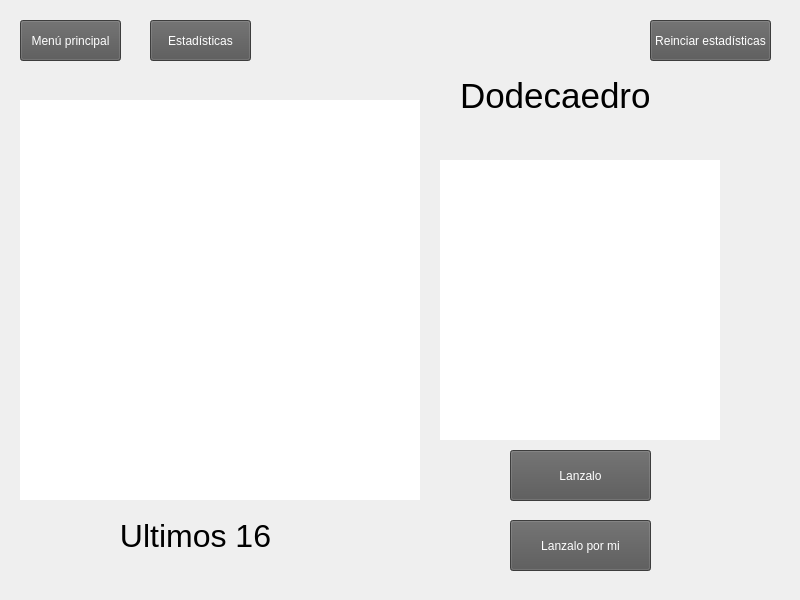
<?xml version="1.0" encoding="UTF-8"?>
<ui version="4.0">
 <class>MainWindow</class>
 <widget class="QMainWindow" name="MainWindow">
  <property name="geometry">
   <rect>
    <x>0</x>
    <y>0</y>
    <width>800</width>
    <height>600</height>
   </rect>
  </property>
  <property name="windowTitle">
   <string>Dado - Dodecaedro</string>
  </property>
  <property name="windowIcon">
   <iconset>
    <normaloff>Proyecto2n/Recursos/img/logo.png</normaloff>Proyecto2n/Recursos/img/logo.png</iconset>
  </property>
  <property name="styleSheet">
   <string notr="true">background-image: url(Proyecto2n/Recursos/img/fondoelemento.png);
background-repeat: no-repeat;</string>
  </property>
  <widget class="QWidget" name="centralwidget">
   <widget class="QLabel" name="label">
    <property name="geometry">
     <rect>
      <x>460</x>
      <y>50</y>
      <width>201</width>
      <height>91</height>
     </rect>
    </property>
    <property name="font">
     <font>
      <pointsize>26</pointsize>
     </font>
    </property>
    <property name="text">
     <string>Dodecaedro</string>
    </property>
   </widget>
   <widget class="QGraphicsView" name="pbdode">
    <property name="geometry">
     <rect>
      <x>440</x>
      <y>160</y>
      <width>280</width>
      <height>280</height>
     </rect>
    </property>
    <property name="styleSheet">
     <string notr="true">background-image: url(Proyecto2n/Recursos/img/dode/plantilla.png);
 border-style: none;
background-repeat: no-repeat;</string>
    </property>
   </widget>
   <widget class="QPushButton" name="btnlanza">
    <property name="geometry">
     <rect>
      <x>510</x>
      <y>450</y>
      <width>141</width>
      <height>51</height>
     </rect>
    </property>
    <property name="cursor">
     <cursorShape>PointingHandCursor</cursorShape>
    </property>
    <property name="styleSheet">
     <string notr="true">background-image: url();
background-color: #555555;
color: #FFFFFF;</string>
    </property>
    <property name="text">
     <string>Lanzalo</string>
    </property>
   </widget>
   <widget class="QPushButton" name="btnhome">
    <property name="geometry">
     <rect>
      <x>20</x>
      <y>20</y>
      <width>101</width>
      <height>41</height>
     </rect>
    </property>
    <property name="cursor">
     <cursorShape>PointingHandCursor</cursorShape>
    </property>
    <property name="styleSheet">
     <string notr="true">background-image: url();
background-color: #555555;
color: #FFFFFF;</string>
    </property>
    <property name="text">
     <string>Menú principal</string>
    </property>
   </widget>
   <widget class="QGraphicsView" name="pb5">
    <property name="geometry">
     <rect>
      <x>50</x>
      <y>240</y>
      <width>71</width>
      <height>71</height>
     </rect>
    </property>
    <property name="styleSheet">
     <string notr="true">background-image: url(Proyecto2n/Recursos/img/moneda/iniciop.png);
 border-style: none;
background-repeat: no-repeat;</string>
    </property>
   </widget>
   <widget class="QGraphicsView" name="pb11">
    <property name="geometry">
     <rect>
      <x>210</x>
      <y>320</y>
      <width>71</width>
      <height>71</height>
     </rect>
    </property>
    <property name="styleSheet">
     <string notr="true">background-image: url(Proyecto2n/Recursos/img/moneda/iniciop.png);
 border-style: none;
background-repeat: no-repeat;</string>
    </property>
   </widget>
   <widget class="QGraphicsView" name="pb8">
    <property name="geometry">
     <rect>
      <x>290</x>
      <y>240</y>
      <width>71</width>
      <height>71</height>
     </rect>
    </property>
    <property name="styleSheet">
     <string notr="true">background-image: url(Proyecto2n/Recursos/img/moneda/iniciop.png);
 border-style: none;
background-repeat: no-repeat;</string>
    </property>
   </widget>
   <widget class="QGraphicsView" name="pb4">
    <property name="geometry">
     <rect>
      <x>290</x>
      <y>160</y>
      <width>71</width>
      <height>71</height>
     </rect>
    </property>
    <property name="styleSheet">
     <string notr="true">background-image: url(Proyecto2n/Recursos/img/moneda/iniciop.png);
 border-style: none;
background-repeat: no-repeat;</string>
    </property>
   </widget>
   <widget class="QGraphicsView" name="pb1">
    <property name="geometry">
     <rect>
      <x>50</x>
      <y>160</y>
      <width>71</width>
      <height>71</height>
     </rect>
    </property>
    <property name="styleSheet">
     <string notr="true">background-image: url(Proyecto2n/Recursos/img/moneda/iniciop.png);
 border-style: none;
background-repeat: no-repeat;</string>
    </property>
   </widget>
   <widget class="QGraphicsView" name="pb15">
    <property name="geometry">
     <rect>
      <x>210</x>
      <y>400</y>
      <width>71</width>
      <height>71</height>
     </rect>
    </property>
    <property name="styleSheet">
     <string notr="true">background-image: url(Proyecto2n/Recursos/img/moneda/iniciop.png);
 border-style: none;
background-repeat: no-repeat;</string>
    </property>
   </widget>
   <widget class="QLabel" name="label_2">
    <property name="geometry">
     <rect>
      <x>0</x>
      <y>490</y>
      <width>391</width>
      <height>91</height>
     </rect>
    </property>
    <property name="font">
     <font>
      <pointsize>24</pointsize>
     </font>
    </property>
    <property name="layoutDirection">
     <enum>Qt::LeftToRight</enum>
    </property>
    <property name="text">
     <string>Ultimos 16</string>
    </property>
    <property name="alignment">
     <set>Qt::AlignCenter</set>
    </property>
   </widget>
   <widget class="QGraphicsView" name="pb14">
    <property name="geometry">
     <rect>
      <x>130</x>
      <y>400</y>
      <width>71</width>
      <height>71</height>
     </rect>
    </property>
    <property name="styleSheet">
     <string notr="true">background-image: url(Proyecto2n/Recursos/img/moneda/iniciop.png);
 border-style: none;
background-repeat: no-repeat;</string>
    </property>
   </widget>
   <widget class="QGraphicsView" name="pb3">
    <property name="geometry">
     <rect>
      <x>210</x>
      <y>160</y>
      <width>71</width>
      <height>71</height>
     </rect>
    </property>
    <property name="styleSheet">
     <string notr="true">background-image: url(Proyecto2n/Recursos/img/moneda/iniciop.png);
 border-style: none;
background-repeat: no-repeat;</string>
    </property>
   </widget>
   <widget class="QGraphicsView" name="pb13">
    <property name="geometry">
     <rect>
      <x>50</x>
      <y>400</y>
      <width>71</width>
      <height>71</height>
     </rect>
    </property>
    <property name="styleSheet">
     <string notr="true">background-image: url(Proyecto2n/Recursos/img/moneda/iniciop.png);
 border-style: none;
background-repeat: no-repeat;</string>
    </property>
   </widget>
   <widget class="QGraphicsView" name="pb16">
    <property name="geometry">
     <rect>
      <x>290</x>
      <y>400</y>
      <width>71</width>
      <height>71</height>
     </rect>
    </property>
    <property name="styleSheet">
     <string notr="true">background-image: url(Proyecto2n/Recursos/img/moneda/iniciop.png);
 border-style: none;
background-repeat: no-repeat;</string>
    </property>
   </widget>
   <widget class="QGraphicsView" name="pb7">
    <property name="geometry">
     <rect>
      <x>210</x>
      <y>240</y>
      <width>71</width>
      <height>71</height>
     </rect>
    </property>
    <property name="styleSheet">
     <string notr="true">background-image: url(Proyecto2n/Recursos/img/moneda/iniciop.png);
 border-style: none;
background-repeat: no-repeat;</string>
    </property>
   </widget>
   <widget class="QGraphicsView" name="pb2">
    <property name="geometry">
     <rect>
      <x>130</x>
      <y>160</y>
      <width>71</width>
      <height>71</height>
     </rect>
    </property>
    <property name="styleSheet">
     <string notr="true">background-image: url(Proyecto2n/Recursos/img/moneda/iniciop.png);
 border-style: none;
background-repeat: no-repeat;
</string>
    </property>
   </widget>
   <widget class="QGraphicsView" name="graphicsView">
    <property name="geometry">
     <rect>
      <x>20</x>
      <y>100</y>
      <width>400</width>
      <height>400</height>
     </rect>
    </property>
    <property name="styleSheet">
     <string notr="true">background-image: url(Proyecto2n/Recursos/img/tapete.png);
background-repeat: no-repeat;
border-style: none;
background-size: 80px 60px;</string>
    </property>
   </widget>
   <widget class="QGraphicsView" name="pb9">
    <property name="geometry">
     <rect>
      <x>50</x>
      <y>320</y>
      <width>71</width>
      <height>71</height>
     </rect>
    </property>
    <property name="styleSheet">
     <string notr="true">background-image: url(Proyecto2n/Recursos/img/moneda/iniciop.png);
 border-style: none;
background-repeat: no-repeat;</string>
    </property>
   </widget>
   <widget class="QGraphicsView" name="pb10">
    <property name="geometry">
     <rect>
      <x>130</x>
      <y>320</y>
      <width>71</width>
      <height>71</height>
     </rect>
    </property>
    <property name="styleSheet">
     <string notr="true">background-image: url(Proyecto2n/Recursos/img/moneda/iniciop.png);
 border-style: none;
background-repeat: no-repeat;</string>
    </property>
   </widget>
   <widget class="QGraphicsView" name="pb6">
    <property name="geometry">
     <rect>
      <x>130</x>
      <y>240</y>
      <width>71</width>
      <height>71</height>
     </rect>
    </property>
    <property name="styleSheet">
     <string notr="true">background-image: url(Proyecto2n/Recursos/img/moneda/iniciop.png);
 border-style: none;
background-repeat: no-repeat;</string>
    </property>
   </widget>
   <widget class="QGraphicsView" name="pb12">
    <property name="geometry">
     <rect>
      <x>290</x>
      <y>320</y>
      <width>71</width>
      <height>71</height>
     </rect>
    </property>
    <property name="styleSheet">
     <string notr="true">background-image: url(Proyecto2n/Recursos/img/moneda/iniciop.png);
 border-style: none;
background-repeat: no-repeat;</string>
    </property>
   </widget>
   <widget class="QPushButton" name="btnautomatico">
    <property name="geometry">
     <rect>
      <x>510</x>
      <y>520</y>
      <width>141</width>
      <height>51</height>
     </rect>
    </property>
    <property name="cursor">
     <cursorShape>PointingHandCursor</cursorShape>
    </property>
    <property name="styleSheet">
     <string notr="true">background-image: url();
background-color: #555555;
color: #FFFFFF;</string>
    </property>
    <property name="text">
     <string>Lanzalo por mi</string>
    </property>
   </widget>
   <widget class="QPushButton" name="btnestadisticas">
    <property name="geometry">
     <rect>
      <x>150</x>
      <y>20</y>
      <width>101</width>
      <height>41</height>
     </rect>
    </property>
    <property name="cursor">
     <cursorShape>PointingHandCursor</cursorShape>
    </property>
    <property name="styleSheet">
     <string notr="true">background-image: url();
background-color: #555555;
color: #FFFFFF;</string>
    </property>
    <property name="text">
     <string>Estadísticas</string>
    </property>
   </widget>
   <widget class="QPushButton" name="btnreiniciarbd">
    <property name="geometry">
     <rect>
      <x>650</x>
      <y>20</y>
      <width>121</width>
      <height>41</height>
     </rect>
    </property>
    <property name="cursor">
     <cursorShape>PointingHandCursor</cursorShape>
    </property>
    <property name="styleSheet">
     <string notr="true">background-image: url();
background-color: #555555;
color: #FFFFFF;</string>
    </property>
    <property name="text">
     <string>Reinciar estadísticas</string>
    </property>
   </widget>
   <zorder>graphicsView</zorder>
   <zorder>label</zorder>
   <zorder>pbdode</zorder>
   <zorder>btnlanza</zorder>
   <zorder>btnhome</zorder>
   <zorder>pb5</zorder>
   <zorder>pb11</zorder>
   <zorder>pb8</zorder>
   <zorder>pb4</zorder>
   <zorder>pb1</zorder>
   <zorder>pb15</zorder>
   <zorder>label_2</zorder>
   <zorder>pb14</zorder>
   <zorder>pb3</zorder>
   <zorder>pb13</zorder>
   <zorder>pb16</zorder>
   <zorder>pb7</zorder>
   <zorder>pb2</zorder>
   <zorder>pb9</zorder>
   <zorder>pb10</zorder>
   <zorder>pb6</zorder>
   <zorder>pb12</zorder>
   <zorder>btnautomatico</zorder>
   <zorder>btnestadisticas</zorder>
   <zorder>btnreiniciarbd</zorder>
  </widget>
 </widget>
 <resources/>
 <connections/>
</ui>
